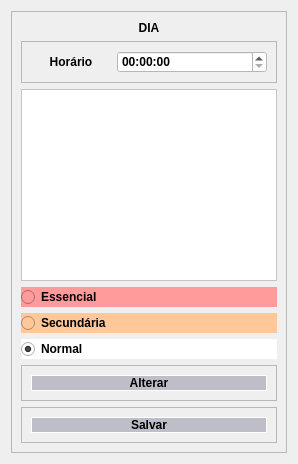
            <widget class="QWidget" name="mainpgcadastrartarefa">
             <property name="styleSheet">
              <string notr="true">*{
color:black;
}

QPushButton{
background-color: rgb(190, 190, 200);
color:rgb(0,0,0);
border-style:solid;
border-width:1px;
border-color:white;
}

QPushButton:hover{
background-color:rgb(255,255,255);
color:rgb(0,0,0)
}
</string>
             </property>
             <layout class="QVBoxLayout" name="verticalLayout_10">
              <item>
               <widget class="QFrame" name="mainctarefasframecadastrar">
                <property name="frameShape">
                 <enum>QFrame::StyledPanel</enum>
                </property>
                <property name="frameShadow">
                 <enum>QFrame::Raised</enum>
                </property>
                <layout class="QVBoxLayout" name="verticalLayout_6">
                 <item>
                  <widget class="QLabel" name="maincadastrartarefalbdia">
                   <property name="font">
                    <font>
                     <weight>75</weight>
                     <bold>true</bold>
                    </font>
                   </property>
                   <property name="text">
                    <string>DIA</string>
                   </property>
                   <property name="alignment">
                    <set>Qt::AlignCenter</set>
                   </property>
                  </widget>
                 </item>
                 <item>
                  <widget class="QFrame" name="mainctarefasframehorario_2">
                   <property name="minimumSize">
                    <size>
                     <width>0</width>
                     <height>30</height>
                    </size>
                   </property>
                   <property name="maximumSize">
                    <size>
                     <width>10000000</width>
                     <height>16777215</height>
                    </size>
                   </property>
                   <property name="frameShape">
                    <enum>QFrame::StyledPanel</enum>
                   </property>
                   <property name="frameShadow">
                    <enum>QFrame::Raised</enum>
                   </property>
                   <layout class="QHBoxLayout" name="horizontalLayout_6">
                    <item>
                     <widget class="QLabel" name="mainctarefaslblhorario">
                      <property name="minimumSize">
                       <size>
                        <width>0</width>
                        <height>20</height>
                       </size>
                      </property>
                      <property name="maximumSize">
                       <size>
                        <width>80</width>
                        <height>20</height>
                       </size>
                      </property>
                      <property name="font">
                       <font>
                        <weight>75</weight>
                        <bold>true</bold>
                       </font>
                      </property>
                      <property name="text">
                       <string>Horário</string>
                      </property>
                      <property name="alignment">
                       <set>Qt::AlignCenter</set>
                      </property>
                     </widget>
                    </item>
                    <item>
                     <widget class="QTimeEdit" name="maincadastrartarefashorariotimeEdit">
                      <property name="font">
                       <font>
                        <weight>75</weight>
                        <bold>true</bold>
                       </font>
                      </property>
                      <property name="styleSheet">
                       <string notr="true">background-color: rgb(255, 255, 255);</string>
                      </property>
                      <property name="currentSection">
                       <enum>QDateTimeEdit::HourSection</enum>
                      </property>
                     </widget>
                    </item>
                   </layout>
                  </widget>
                 </item>
                 <item>
                  <widget class="QTextEdit" name="maincadastrartarefatextedit">
                   <property name="styleSheet">
                    <string notr="true">background-color: rgb(255, 255, 255);</string>
                   </property>
                  </widget>
                 </item>
                 <item>
                  <widget class="QRadioButton" name="maincadastrartarefarbessencial">
                   <property name="font">
                    <font>
                     <weight>75</weight>
                     <bold>true</bold>
                    </font>
                   </property>
                   <property name="styleSheet">
                    <string notr="true">background-color: rgb(255, 155, 155);</string>
                   </property>
                   <property name="text">
                    <string>Essencial</string>
                   </property>
                  </widget>
                 </item>
                 <item>
                  <widget class="QRadioButton" name="maincadastrartarefarbsecudaria">
                   <property name="font">
                    <font>
                     <weight>75</weight>
                     <bold>true</bold>
                    </font>
                   </property>
                   <property name="styleSheet">
                    <string notr="true">background-color:rgb(255, 200, 155);</string>
                   </property>
                   <property name="text">
                    <string>Secundária</string>
                   </property>
                  </widget>
                 </item>
                 <item>
                  <widget class="QRadioButton" name="maincadastrartarefarbnormal">
                   <property name="font">
                    <font>
                     <weight>75</weight>
                     <bold>true</bold>
                    </font>
                   </property>
                   <property name="styleSheet">
                    <string notr="true">background-color: rgb(255, 255, 255);</string>
                   </property>
                   <property name="text">
                    <string>Normal</string>
                   </property>
                   <property name="checked">
                    <bool>true</bool>
                   </property>
                  </widget>
                 </item>
                 <item>
                  <widget class="QFrame" name="maincadastrartarefafrapbalterar">
                   <property name="minimumSize">
                    <size>
                     <width>0</width>
                     <height>30</height>
                    </size>
                   </property>
                   <property name="frameShape">
                    <enum>QFrame::StyledPanel</enum>
                   </property>
                   <property name="frameShadow">
                    <enum>QFrame::Raised</enum>
                   </property>
                   <layout class="QVBoxLayout" name="verticalLayout_16">
                    <item>
                     <widget class="QPushButton" name="maincadastrartarefapbalterar">
                      <property name="font">
                       <font>
                        <weight>75</weight>
                        <bold>true</bold>
                       </font>
                      </property>
                      <property name="text">
                       <string>Alterar</string>
                      </property>
                     </widget>
                    </item>
                   </layout>
                  </widget>
                 </item>
                 <item>
                  <widget class="QFrame" name="maincadastrartarefafrapbsalvar">
                   <property name="minimumSize">
                    <size>
                     <width>0</width>
                     <height>30</height>
                    </size>
                   </property>
                   <property name="frameShape">
                    <enum>QFrame::StyledPanel</enum>
                   </property>
                   <property name="frameShadow">
                    <enum>QFrame::Raised</enum>
                   </property>
                   <layout class="QVBoxLayout" name="verticalLayout_15">
                    <item>
                     <widget class="QPushButton" name="maincadastrartarefapbsalvar">
                      <property name="font">
                       <font>
                        <weight>75</weight>
                        <bold>true</bold>
                       </font>
                      </property>
                      <property name="text">
                       <string>Salvar</string>
                      </property>
                     </widget>
                    </item>
                   </layout>
                  </widget>
                 </item>
                </layout>
               </widget>
              </item>
             </layout>
            </widget>
